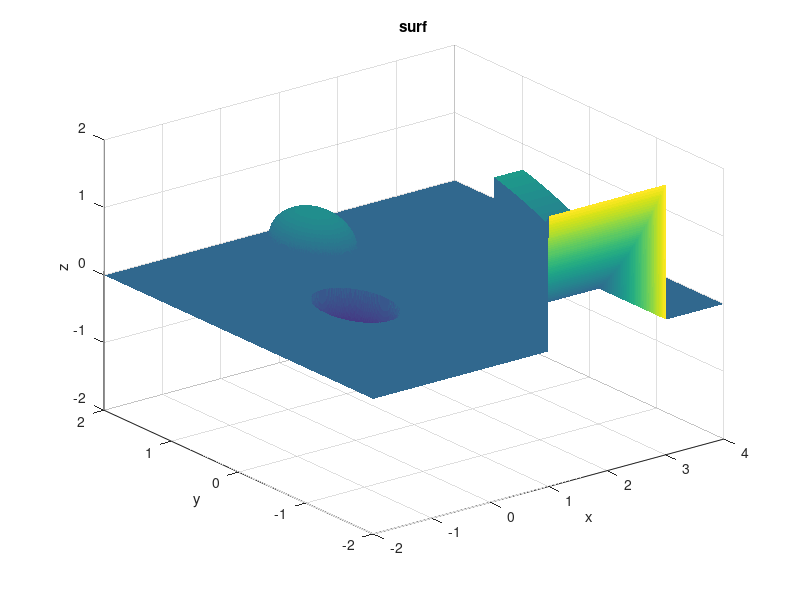

This figure's MATLAB source: (Note: this script raises an error after producing the figure.)
close all
clear
clc

%EJERCICIO 1
% Definir el dominio
a = -2;
b = 4;
c = -2;
d = 2;

% Generar las coordenadas X, Y
I=[a:0.01:b];
J=[c:0.01:d];
[x, y] = meshgrid(I,J);

% Condición 1: inicialmente Z (los valores de la función) 
% es la matriz nula

Z = zeros(length(J),length(I));

%elipsoide:
cond2 = (x >= -2) & (x <= 2) &  (y>-1) & (y < 1);
a_elipsoide = 0.5;
b_elipsoide = 0.5;
Z(cond2)= -sqrt(max(0, 1 - (x(cond2).^2 / a_elipsoide^2) - (y(cond2).^2 / b_elipsoide^2)));


%Rampa:
cond3 = (x <= 4) & (x > 3.5) & (y >=-0.5) & (y<=1);
Z(cond3) = sin(y(cond3))/2 + 0.2 ;

%Esfera:
cond4 =  (y >=1) & (y<=2);
r_esfera = 0.5;
X_esfera1 = 3
Y_esfera1 = 1.5
Z(cond4) = sqrt(max(r_esfera^2 -(x(cond4)-X_esfera1 + 2).^2 - (y(cond4)-Y_esfera1).^2,0))

%Otra rampa
cond5 = (x>=1) & (x<=3) & (y<-1)
Z(cond5) = (max(0,-2 + 2.^(-1*y(cond5))))


% Se representa la superficie con el comando plot3 y surf:
figure
surf(x, y, Z, 'EdgeColor', 'none');
title('surf')
axis([a b c d -2 2]);
xlabel('x')
ylabel('y')
zlabel('z')

% Interpolación:
[xq,yq] = meshgrid(I,J)
zInt = griddata(x,y,Z,xq,yq,"cubic")
figure
plot3(x,y,Z, "mo")
hold on
surf(xq,yq,zInt,'FaceColor','black')
legend("Puntos","Superficie")

% Con imagen:
im = imread('cover1.jpg')
im = im2double(im)
im = flipud(im)
figure
surf(xq,yq,zInt,'FaceColor', 'texturemap','CData',im,'EdgeColor','none','AlphaData',zInt,'FaceAlpha','texture')

% EJERCICIO 2
%Skater1 
t = linspace(0,2*pi,100) 
curva1x = 2 + 1.8*cos(t)
curva1y = 0 + 1.8*sin(t)

%Skater 2
curva2x = 2 + 1.8*cos(t + pi/4) 
curva2y = 0 + 1.8*sin(t + pi/4)

%Skater 3
curva3x = 2 + 2*cos(t - pi/4)
curva3y = 0 + 2*sin(t - pi/4)

%Skater 4
curva4x = 2 + 2*cos(t + 3*pi/4)
curva4y = 0 + 2*sin(t + 3*pi/4)

%Skater 5
curva5x = 2 + 1.9*cos(t - 3*pi/4)
curva5y = 0 + 1.9*sin(t - 3*pi/4)


video = VideoWriter('video.avi','Motion JPEG AVI');
video.FrameRate = 30;
open(video)

figure;
axis tight manual
set(gca,"nextplot","replacechildren");

%Se calculan las trayectorias para el siguiente apartado utilizando el bucle
%Se hace un cálculo para cada coordenada porque así va a ser más sencillo
%para el calculo de la longitud segun la función definida

%Trayectoria Skater 1
trayectoriaSkater1x = []
trayectoriaSkater1y = []
trayectoriaSkater1z = []

%Trayectoria Skater 2
trayectoriaSkater2x = []
trayectoriaSkater2y = []
trayectoriaSkater2z = []

%Trayectoria Skater 3
trayectoriaSkater3x = []
trayectoriaSkater3y = []
trayectoriaSkater3z = []

%Trayectoria Skater 4
trayectoriaSkater4x = []
trayectoriaSkater4y = []
trayectoriaSkater4z = []

%Trayectoria Skater 5
trayectoriaSkater5x = []
trayectoriaSkater5y = []
trayectoriaSkater5z = []

for i = 1:numel(t)
    skater_x = curva1x(i)
    skater_y = curva1y(i)
    skater_z = interp2(x,y,Z,skater_x,skater_y)
    trayectoriaSkater1x = [trayectoriaSkater1x; skater_x]
    trayectoriaSkater1y = [trayectoriaSkater1y; skater_y]
    trayectoriaSkater1z = [trayectoriaSkater1z; skater_z]

    skater_x2 = curva2x(i)
    skater_y2 = curva2y(i)
    skater_z2 = interp2(x,y,Z,skater_x2,skater_y2)
    trayectoriaSkater2x = [trayectoriaSkater2x; skater_x2]
    trayectoriaSkater2y = [trayectoriaSkater2y; skater_y2]
    trayectoriaSkater2z = [trayectoriaSkater2z; skater_z2]

    skater_x3 = curva3x(i)
    skater_y3 = curva3y(i)
    skater_z3 = interp2(x,y,Z,skater_x3,skater_y3)
    trayectoriaSkater3x = [trayectoriaSkater3x; skater_x3]
    trayectoriaSkater3y = [trayectoriaSkater3y; skater_y3]
    trayectoriaSkater3z = [trayectoriaSkater3z; skater_z3]

    skater_x4 = curva4x(i)
    skater_y4 = curva4y(i)
    skater_z4 = interp2(x,y,Z,skater_x4,skater_y4)
    trayectoriaSkater4x = [trayectoriaSkater4x; skater_x4]
    trayectoriaSkater4y = [trayectoriaSkater4y; skater_y4]
    trayectoriaSkater4z = [trayectoriaSkater4z; skater_z4]

    skater_x5 = curva5x(i)
    skater_y5 = curva5y(i)
    skater_z5 = interp2(x,y,Z,skater_x5,skater_y5)
    trayectoriaSkater5x = [trayectoriaSkater5x;skater_x5]
    trayectoriaSkater5y = [trayectoriaSkater5y; skater_y5]
    trayectoriaSkater5z = [trayectoriaSkater5z; skater_z5]

    surf(x,y,Z,'EdgeColor','none')
    hold on
    plot3(skater_x,skater_y,skater_z,'ro','MarkerSize',10);
    plot3(skater_x2,skater_y2,skater_z2,'bo','MarkerSize',10);
    plot3(skater_x3,skater_y3,skater_z3,'go','MarkerSize',10);
    plot3(skater_x4,skater_y4,skater_z4,'mo','MarkerSize',10);
    plot3(skater_x5,skater_y5,skater_z5,'co','MarkerSize',10);
    axis('equal')
    hold off

    frame = getframe(gcf)
    writeVideo(video,frame)
    pause(0)
end

close(video)

% Ejercicio 3
%Se crea la función para calcular la longitud siguiendo el método de
%aproximacion poligonal. Dicha función se encuentra en otro documento
longitudS1 = calcularlongitud(trayectoriaSkater1x,trayectoriaSkater1y,trayectoriaSkater1z) %La longitud sale muy grande porque genera 100 puntos conforme hemos definido t
longitudS2 = calcularlongitud(trayectoriaSkater2x,trayectoriaSkater2y,trayectoriaSkater2z) %La longitud sale muy grande porque genera 100 puntos conforme hemos definido t
longitudS3 = calcularlongitud(trayectoriaSkater3x,trayectoriaSkater3y,trayectoriaSkater3z) %La longitud sale muy grande porque genera 100 puntos conforme hemos definido t
longitudS4 = calcularlongitud(trayectoriaSkater4x,trayectoriaSkater4y,trayectoriaSkater4z) %La longitud sale muy grande porque genera 100 puntos conforme hemos definido t
longitudS5 = calcularlongitud(trayectoriaSkater5x,trayectoriaSkater5y,trayectoriaSkater5z) %La longitud sale muy grande porque genera 100 puntos conforme hemos definido t

%El NT se saca a ojo del video viendo cuántas veces pasan por los trucos
NT1 = 5 % El primer skater empieza haciendo un truco en la rampa pequeña y acaba en el mismo sitio
NT2 = 4 % El segundo skater sólo pasa una vez por cada truco
NT3 = 4 % El tercer skater también pasa una vez únicamente por cada truco 
NT4 = 5 % El cuarto skater, al igual que el primero, empieza y acaba en un truco
NT5 = 4 % El quinto skater pasa una vez por cada truco únicamente

%Skater 1:
ps1x = polyfit(t,trayectoriaSkater1x,3)
x_interpol = polyval(ps1x,t)
ps1y = polyfit(t,trayectoriaSkater1y,3)
y_interpol = polyval(ps1y,t)
ps1z = polyfit(t,trayectoriaSkater1z,3)
z_interpol = polyval(ps1z,t)
% Se deriva la función: 
dx1 = diff(x_interpol)./diff(t)
dy1 = diff(y_interpol)./diff(t)
dz1 = diff(z_interpol)./diff(t)
v1 = sqrt(dx1.^2 + dy1.^2 + dz1.^2)
v1 = max(v1)

%Skater 2:
ps2x = polyfit(t,trayectoriaSkater2x,3)
x_interpol2 = polyval(ps2x,t)
ps2y = polyfit(t,trayectoriaSkater2y,3)
y_interpol2 = polyval(ps2y,t)
ps2z = polyfit(t,trayectoriaSkater2z,3)
z_interpol2 = polyval(ps2z,t)
dx2 = diff(x_interpol2)./diff(t)
dy2 = diff(y_interpol2)./diff(t)
dz2 = diff(z_interpol2)./diff(t)
v2 = sqrt(dx2.^2 + dy2.^2 + dz2.^2)
v2 = max(v2)

%Skater 3:
ps3x = polyfit(t,trayectoriaSkater3x,3)
x_interpol3 = polyval(ps3x,t)
ps3y = polyfit(t,trayectoriaSkater3y,3)
y_interpol3 = polyval(ps3y,t)
ps3z = polyfit(t,trayectoriaSkater3z,3)
z_interpol3 = polyval(ps3z,t)
dx3 = diff(x_interpol3)./diff(t)
dy3 = diff(y_interpol3)./diff(t)
dz3 = diff(z_interpol3)./diff(t)
v3 = sqrt(dx3.^2 + dy3.^2 + dz3.^2)
v3 = max(v3)

%Skater 4:
ps4x = polyfit(t,trayectoriaSkater4x,3)
x_interpol4 = polyval(ps4x,t)
ps4y = polyfit(t,trayectoriaSkater4y,3)
y_interpol4 = polyval(ps4y,t)
ps4z = polyfit(t,trayectoriaSkater4z,3)
z_interpol4 = polyval(ps4z,t)
dx4 = diff(x_interpol4)./diff(t)
dy4 = diff(y_interpol4)./diff(t)
dz4 = diff(z_interpol4)./diff(t)
v4 = sqrt(dx4.^2 + dy4.^2 + dz4.^2)
v4 = max(v4)

%Skater 5:
ps5x = polyfit(t,trayectoriaSkater5x,3)
x_interpol5 = polyval(ps5x,t)
ps5y = polyfit(t,trayectoriaSkater5y,3)
y_interpol5 = polyval(ps5y,t)
ps5z = polyfit(t,trayectoriaSkater5z,3)
z_interpol5 = polyval(ps5z,t)
dx5 = diff(x_interpol5)./diff(t)
dy5 = diff(y_interpol5)./diff(t)
dz5 = diff(z_interpol5)./diff(t)
v5 = sqrt(dx5.^2 + dy5.^2 + dz5.^2)
v5 = max(v5)

%Cálculo de puntuación
P1 = 0.25*NT1 + 0.5*longitudS1 + 0.25*v1 %108.34
P2 = 0.25*NT2 + 0.5*longitudS2 + 0.25*v2 %108.15
P3 = 0.25*NT3 + 0.5*longitudS3 + 0.25*v3 %113.77 -> Segundo puesto
P4 = 0.25*NT4 + 0.5*longitudS4 + 0.25*v4 %114.05 -> Primer puesto
P5 = 0.25*NT5 + 0.5*longitudS5 + 0.25*v5 %110.78 -> Tercer puesto
